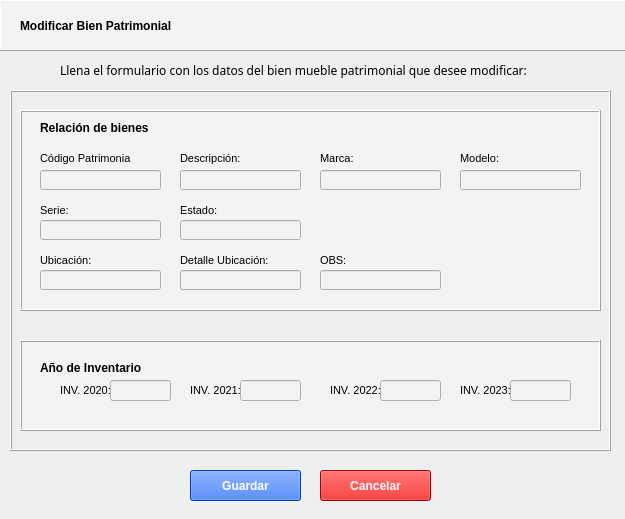
<?xml version="1.0" encoding="UTF-8"?>
<ui version="4.0">
 <class>WizardPage</class>
 <widget class="QWizardPage" name="WizardPage">
  <property name="geometry">
   <rect>
    <x>0</x>
    <y>0</y>
    <width>625</width>
    <height>519</height>
   </rect>
  </property>
  <property name="windowTitle">
   <string>WizardPage</string>
  </property>
  <widget class="QLabel" name="label_2">
   <property name="geometry">
    <rect>
     <x>60</x>
     <y>50</y>
     <width>511</width>
     <height>41</height>
    </rect>
   </property>
   <property name="font">
    <font>
     <family>Microsoft YaHei</family>
     <weight>50</weight>
     <bold>false</bold>
    </font>
   </property>
   <property name="tabletTracking">
    <bool>false</bool>
   </property>
   <property name="text">
    <string>Llena el formulario con los datos del bien mueble patrimonial que desee modificar:</string>
   </property>
   <property name="wordWrap">
    <bool>true</bool>
   </property>
   <property name="openExternalLinks">
    <bool>false</bool>
   </property>
  </widget>
  <widget class="QPushButton" name="pushButton">
   <property name="enabled">
    <bool>true</bool>
   </property>
   <property name="geometry">
    <rect>
     <x>190</x>
     <y>470</y>
     <width>111</width>
     <height>31</height>
    </rect>
   </property>
   <property name="minimumSize">
    <size>
     <width>0</width>
     <height>0</height>
    </size>
   </property>
   <property name="palette">
    <palette>
     <active>
      <colorrole role="Button">
       <brush brushstyle="SolidPattern">
        <color alpha="255">
         <red>0</red>
         <green>85</green>
         <blue>255</blue>
        </color>
       </brush>
      </colorrole>
      <colorrole role="ButtonText">
       <brush brushstyle="SolidPattern">
        <color alpha="255">
         <red>255</red>
         <green>255</green>
         <blue>255</blue>
        </color>
       </brush>
      </colorrole>
      <colorrole role="Base">
       <brush brushstyle="SolidPattern">
        <color alpha="255">
         <red>0</red>
         <green>85</green>
         <blue>255</blue>
        </color>
       </brush>
      </colorrole>
      <colorrole role="Window">
       <brush brushstyle="SolidPattern">
        <color alpha="255">
         <red>0</red>
         <green>85</green>
         <blue>255</blue>
        </color>
       </brush>
      </colorrole>
     </active>
     <inactive>
      <colorrole role="Button">
       <brush brushstyle="SolidPattern">
        <color alpha="255">
         <red>0</red>
         <green>85</green>
         <blue>255</blue>
        </color>
       </brush>
      </colorrole>
      <colorrole role="ButtonText">
       <brush brushstyle="SolidPattern">
        <color alpha="255">
         <red>255</red>
         <green>255</green>
         <blue>255</blue>
        </color>
       </brush>
      </colorrole>
      <colorrole role="Base">
       <brush brushstyle="SolidPattern">
        <color alpha="255">
         <red>0</red>
         <green>85</green>
         <blue>255</blue>
        </color>
       </brush>
      </colorrole>
      <colorrole role="Window">
       <brush brushstyle="SolidPattern">
        <color alpha="255">
         <red>0</red>
         <green>85</green>
         <blue>255</blue>
        </color>
       </brush>
      </colorrole>
     </inactive>
     <disabled>
      <colorrole role="Button">
       <brush brushstyle="SolidPattern">
        <color alpha="255">
         <red>0</red>
         <green>85</green>
         <blue>255</blue>
        </color>
       </brush>
      </colorrole>
      <colorrole role="ButtonText">
       <brush brushstyle="SolidPattern">
        <color alpha="255">
         <red>120</red>
         <green>120</green>
         <blue>120</blue>
        </color>
       </brush>
      </colorrole>
      <colorrole role="Base">
       <brush brushstyle="SolidPattern">
        <color alpha="255">
         <red>0</red>
         <green>85</green>
         <blue>255</blue>
        </color>
       </brush>
      </colorrole>
      <colorrole role="Window">
       <brush brushstyle="SolidPattern">
        <color alpha="255">
         <red>0</red>
         <green>85</green>
         <blue>255</blue>
        </color>
       </brush>
      </colorrole>
     </disabled>
    </palette>
   </property>
   <property name="font">
    <font>
     <weight>75</weight>
     <bold>true</bold>
    </font>
   </property>
   <property name="mouseTracking">
    <bool>false</bool>
   </property>
   <property name="tabletTracking">
    <bool>false</bool>
   </property>
   <property name="acceptDrops">
    <bool>false</bool>
   </property>
   <property name="toolTip">
    <string/>
   </property>
   <property name="statusTip">
    <string/>
   </property>
   <property name="styleSheet">
    <string notr="true">background-color: rgb(0, 85, 255);</string>
   </property>
   <property name="text">
    <string>Guardar</string>
   </property>
   <property name="checkable">
    <bool>false</bool>
   </property>
   <property name="default">
    <bool>false</bool>
   </property>
   <property name="flat">
    <bool>false</bool>
   </property>
  </widget>
  <widget class="QPushButton" name="pushButton_2">
   <property name="geometry">
    <rect>
     <x>320</x>
     <y>470</y>
     <width>111</width>
     <height>31</height>
    </rect>
   </property>
   <property name="palette">
    <palette>
     <active>
      <colorrole role="Button">
       <brush brushstyle="SolidPattern">
        <color alpha="255">
         <red>227</red>
         <green>0</green>
         <blue>0</blue>
        </color>
       </brush>
      </colorrole>
      <colorrole role="ButtonText">
       <brush brushstyle="SolidPattern">
        <color alpha="255">
         <red>255</red>
         <green>255</green>
         <blue>255</blue>
        </color>
       </brush>
      </colorrole>
      <colorrole role="Base">
       <brush brushstyle="SolidPattern">
        <color alpha="255">
         <red>227</red>
         <green>0</green>
         <blue>0</blue>
        </color>
       </brush>
      </colorrole>
      <colorrole role="Window">
       <brush brushstyle="SolidPattern">
        <color alpha="255">
         <red>227</red>
         <green>0</green>
         <blue>0</blue>
        </color>
       </brush>
      </colorrole>
     </active>
     <inactive>
      <colorrole role="Button">
       <brush brushstyle="SolidPattern">
        <color alpha="255">
         <red>227</red>
         <green>0</green>
         <blue>0</blue>
        </color>
       </brush>
      </colorrole>
      <colorrole role="ButtonText">
       <brush brushstyle="SolidPattern">
        <color alpha="255">
         <red>255</red>
         <green>255</green>
         <blue>255</blue>
        </color>
       </brush>
      </colorrole>
      <colorrole role="Base">
       <brush brushstyle="SolidPattern">
        <color alpha="255">
         <red>227</red>
         <green>0</green>
         <blue>0</blue>
        </color>
       </brush>
      </colorrole>
      <colorrole role="Window">
       <brush brushstyle="SolidPattern">
        <color alpha="255">
         <red>227</red>
         <green>0</green>
         <blue>0</blue>
        </color>
       </brush>
      </colorrole>
     </inactive>
     <disabled>
      <colorrole role="Button">
       <brush brushstyle="SolidPattern">
        <color alpha="255">
         <red>227</red>
         <green>0</green>
         <blue>0</blue>
        </color>
       </brush>
      </colorrole>
      <colorrole role="ButtonText">
       <brush brushstyle="SolidPattern">
        <color alpha="255">
         <red>120</red>
         <green>120</green>
         <blue>120</blue>
        </color>
       </brush>
      </colorrole>
      <colorrole role="Base">
       <brush brushstyle="SolidPattern">
        <color alpha="255">
         <red>227</red>
         <green>0</green>
         <blue>0</blue>
        </color>
       </brush>
      </colorrole>
      <colorrole role="Window">
       <brush brushstyle="SolidPattern">
        <color alpha="255">
         <red>227</red>
         <green>0</green>
         <blue>0</blue>
        </color>
       </brush>
      </colorrole>
     </disabled>
    </palette>
   </property>
   <property name="font">
    <font>
     <weight>75</weight>
     <bold>true</bold>
    </font>
   </property>
   <property name="styleSheet">
    <string notr="true">background-color: rgb(227, 0, 0);</string>
   </property>
   <property name="text">
    <string>Cancelar</string>
   </property>
   <property name="default">
    <bool>false</bool>
   </property>
   <property name="flat">
    <bool>false</bool>
   </property>
  </widget>
  <widget class="QFrame" name="frame">
   <property name="geometry">
    <rect>
     <x>0</x>
     <y>0</y>
     <width>641</width>
     <height>51</height>
    </rect>
   </property>
   <property name="tabletTracking">
    <bool>false</bool>
   </property>
   <property name="toolTip">
    <string/>
   </property>
   <property name="autoFillBackground">
    <bool>false</bool>
   </property>
   <property name="styleSheet">
    <string notr="true">background-color: rgb(243, 243, 243);</string>
   </property>
   <property name="frameShape">
    <enum>QFrame::Panel</enum>
   </property>
   <property name="frameShadow">
    <enum>QFrame::Raised</enum>
   </property>
   <widget class="QLabel" name="label">
    <property name="geometry">
     <rect>
      <x>20</x>
      <y>10</y>
      <width>451</width>
      <height>31</height>
     </rect>
    </property>
    <property name="font">
     <font>
      <family>Microsoft YaHei UI</family>
      <pointsize>9</pointsize>
      <weight>75</weight>
      <bold>true</bold>
     </font>
    </property>
    <property name="frameShadow">
     <enum>QFrame::Sunken</enum>
    </property>
    <property name="lineWidth">
     <number>0</number>
    </property>
    <property name="midLineWidth">
     <number>1</number>
    </property>
    <property name="text">
     <string>Modificar Bien Patrimonial</string>
    </property>
    <property name="wordWrap">
     <bool>true</bool>
    </property>
   </widget>
  </widget>
  <widget class="QFrame" name="frame_4">
   <property name="geometry">
    <rect>
     <x>10</x>
     <y>90</y>
     <width>601</width>
     <height>361</height>
    </rect>
   </property>
   <property name="font">
    <font>
     <strikeout>false</strikeout>
    </font>
   </property>
   <property name="frameShape">
    <enum>QFrame::Box</enum>
   </property>
   <property name="frameShadow">
    <enum>QFrame::Raised</enum>
   </property>
   <widget class="QFrame" name="frame_3">
    <property name="geometry">
     <rect>
      <x>10</x>
      <y>20</y>
      <width>581</width>
      <height>201</height>
     </rect>
    </property>
    <property name="palette">
     <palette>
      <active>
       <colorrole role="Button">
        <brush brushstyle="SolidPattern">
         <color alpha="255">
          <red>243</red>
          <green>243</green>
          <blue>243</blue>
         </color>
        </brush>
       </colorrole>
       <colorrole role="Base">
        <brush brushstyle="SolidPattern">
         <color alpha="255">
          <red>243</red>
          <green>243</green>
          <blue>243</blue>
         </color>
        </brush>
       </colorrole>
       <colorrole role="Window">
        <brush brushstyle="SolidPattern">
         <color alpha="255">
          <red>243</red>
          <green>243</green>
          <blue>243</blue>
         </color>
        </brush>
       </colorrole>
      </active>
      <inactive>
       <colorrole role="Button">
        <brush brushstyle="SolidPattern">
         <color alpha="255">
          <red>243</red>
          <green>243</green>
          <blue>243</blue>
         </color>
        </brush>
       </colorrole>
       <colorrole role="Base">
        <brush brushstyle="SolidPattern">
         <color alpha="255">
          <red>243</red>
          <green>243</green>
          <blue>243</blue>
         </color>
        </brush>
       </colorrole>
       <colorrole role="Window">
        <brush brushstyle="SolidPattern">
         <color alpha="255">
          <red>243</red>
          <green>243</green>
          <blue>243</blue>
         </color>
        </brush>
       </colorrole>
      </inactive>
      <disabled>
       <colorrole role="Button">
        <brush brushstyle="SolidPattern">
         <color alpha="255">
          <red>243</red>
          <green>243</green>
          <blue>243</blue>
         </color>
        </brush>
       </colorrole>
       <colorrole role="Base">
        <brush brushstyle="SolidPattern">
         <color alpha="255">
          <red>243</red>
          <green>243</green>
          <blue>243</blue>
         </color>
        </brush>
       </colorrole>
       <colorrole role="Window">
        <brush brushstyle="SolidPattern">
         <color alpha="255">
          <red>243</red>
          <green>243</green>
          <blue>243</blue>
         </color>
        </brush>
       </colorrole>
      </disabled>
     </palette>
    </property>
    <property name="tabletTracking">
     <bool>false</bool>
    </property>
    <property name="toolTip">
     <string/>
    </property>
    <property name="autoFillBackground">
     <bool>false</bool>
    </property>
    <property name="styleSheet">
     <string notr="true">background-color: rgb(243, 243, 243);</string>
    </property>
    <property name="frameShape">
     <enum>QFrame::Box</enum>
    </property>
    <property name="frameShadow">
     <enum>QFrame::Raised</enum>
    </property>
    <widget class="QLabel" name="label_4">
     <property name="geometry">
      <rect>
       <x>20</x>
       <y>10</y>
       <width>111</width>
       <height>16</height>
      </rect>
     </property>
     <property name="font">
      <font>
       <weight>75</weight>
       <bold>true</bold>
      </font>
     </property>
     <property name="text">
      <string>Relación de bienes</string>
     </property>
     <property name="wordWrap">
      <bool>true</bool>
     </property>
    </widget>
    <widget class="QLabel" name="label_6">
     <property name="geometry">
      <rect>
       <x>20</x>
       <y>40</y>
       <width>91</width>
       <height>16</height>
      </rect>
     </property>
     <property name="font">
      <font>
       <pointsize>8</pointsize>
      </font>
     </property>
     <property name="text">
      <string>Código Patrimonial:</string>
     </property>
    </widget>
    <widget class="QLabel" name="label_7">
     <property name="geometry">
      <rect>
       <x>20</x>
       <y>90</y>
       <width>31</width>
       <height>20</height>
      </rect>
     </property>
     <property name="font">
      <font>
       <pointsize>8</pointsize>
      </font>
     </property>
     <property name="text">
      <string>Serie:</string>
     </property>
    </widget>
    <widget class="QLabel" name="label_8">
     <property name="geometry">
      <rect>
       <x>160</x>
       <y>40</y>
       <width>91</width>
       <height>16</height>
      </rect>
     </property>
     <property name="font">
      <font>
       <pointsize>8</pointsize>
      </font>
     </property>
     <property name="text">
      <string>Descripción:</string>
     </property>
    </widget>
    <widget class="QLabel" name="label_9">
     <property name="geometry">
      <rect>
       <x>160</x>
       <y>90</y>
       <width>41</width>
       <height>20</height>
      </rect>
     </property>
     <property name="font">
      <font>
       <pointsize>8</pointsize>
      </font>
     </property>
     <property name="text">
      <string>Estado:</string>
     </property>
    </widget>
    <widget class="QLabel" name="label_10">
     <property name="geometry">
      <rect>
       <x>300</x>
       <y>40</y>
       <width>61</width>
       <height>16</height>
      </rect>
     </property>
     <property name="font">
      <font>
       <pointsize>8</pointsize>
      </font>
     </property>
     <property name="text">
      <string>Marca:</string>
     </property>
    </widget>
    <widget class="QLabel" name="label_11">
     <property name="geometry">
      <rect>
       <x>440</x>
       <y>40</y>
       <width>61</width>
       <height>16</height>
      </rect>
     </property>
     <property name="font">
      <font>
       <pointsize>8</pointsize>
      </font>
     </property>
     <property name="text">
      <string>Modelo:</string>
     </property>
    </widget>
    <widget class="QLineEdit" name="lineEdit_6">
     <property name="geometry">
      <rect>
       <x>440</x>
       <y>60</y>
       <width>121</width>
       <height>20</height>
      </rect>
     </property>
    </widget>
    <widget class="QLineEdit" name="lineEdit_7">
     <property name="geometry">
      <rect>
       <x>300</x>
       <y>60</y>
       <width>121</width>
       <height>20</height>
      </rect>
     </property>
    </widget>
    <widget class="QLineEdit" name="lineEdit_8">
     <property name="geometry">
      <rect>
       <x>160</x>
       <y>60</y>
       <width>121</width>
       <height>20</height>
      </rect>
     </property>
    </widget>
    <widget class="QLineEdit" name="lineEdit_9">
     <property name="geometry">
      <rect>
       <x>20</x>
       <y>60</y>
       <width>121</width>
       <height>20</height>
      </rect>
     </property>
    </widget>
    <widget class="QLineEdit" name="lineEdit_10">
     <property name="geometry">
      <rect>
       <x>160</x>
       <y>110</y>
       <width>121</width>
       <height>20</height>
      </rect>
     </property>
    </widget>
    <widget class="QLineEdit" name="lineEdit_11">
     <property name="geometry">
      <rect>
       <x>20</x>
       <y>110</y>
       <width>121</width>
       <height>20</height>
      </rect>
     </property>
    </widget>
    <widget class="QLabel" name="label_13">
     <property name="geometry">
      <rect>
       <x>20</x>
       <y>140</y>
       <width>71</width>
       <height>20</height>
      </rect>
     </property>
     <property name="font">
      <font>
       <pointsize>8</pointsize>
      </font>
     </property>
     <property name="text">
      <string>Ubicación:</string>
     </property>
    </widget>
    <widget class="QLineEdit" name="lineEdit_13">
     <property name="geometry">
      <rect>
       <x>20</x>
       <y>160</y>
       <width>121</width>
       <height>20</height>
      </rect>
     </property>
    </widget>
    <widget class="QLabel" name="label_15">
     <property name="geometry">
      <rect>
       <x>160</x>
       <y>140</y>
       <width>111</width>
       <height>20</height>
      </rect>
     </property>
     <property name="font">
      <font>
       <pointsize>8</pointsize>
      </font>
     </property>
     <property name="text">
      <string>Detalle Ubicación:</string>
     </property>
    </widget>
    <widget class="QLineEdit" name="lineEdit_15">
     <property name="geometry">
      <rect>
       <x>160</x>
       <y>160</y>
       <width>121</width>
       <height>20</height>
      </rect>
     </property>
    </widget>
    <widget class="QLabel" name="label_17">
     <property name="geometry">
      <rect>
       <x>300</x>
       <y>140</y>
       <width>111</width>
       <height>20</height>
      </rect>
     </property>
     <property name="font">
      <font>
       <pointsize>8</pointsize>
      </font>
     </property>
     <property name="text">
      <string>OBS:</string>
     </property>
    </widget>
    <widget class="QLineEdit" name="lineEdit_16">
     <property name="geometry">
      <rect>
       <x>300</x>
       <y>160</y>
       <width>121</width>
       <height>20</height>
      </rect>
     </property>
    </widget>
   </widget>
   <widget class="QFrame" name="frame_2">
    <property name="geometry">
     <rect>
      <x>10</x>
      <y>250</y>
      <width>581</width>
      <height>91</height>
     </rect>
    </property>
    <property name="tabletTracking">
     <bool>false</bool>
    </property>
    <property name="toolTip">
     <string/>
    </property>
    <property name="autoFillBackground">
     <bool>false</bool>
    </property>
    <property name="styleSheet">
     <string notr="true">background-color: rgb(243, 243, 243);</string>
    </property>
    <property name="frameShape">
     <enum>QFrame::Box</enum>
    </property>
    <property name="frameShadow">
     <enum>QFrame::Raised</enum>
    </property>
    <widget class="QLabel" name="label_12">
     <property name="geometry">
      <rect>
       <x>40</x>
       <y>40</y>
       <width>51</width>
       <height>20</height>
      </rect>
     </property>
     <property name="font">
      <font>
       <pointsize>8</pointsize>
      </font>
     </property>
     <property name="text">
      <string>INV. 2020:</string>
     </property>
    </widget>
    <widget class="QLabel" name="label_5">
     <property name="geometry">
      <rect>
       <x>20</x>
       <y>20</y>
       <width>111</width>
       <height>16</height>
      </rect>
     </property>
     <property name="font">
      <font>
       <weight>75</weight>
       <bold>true</bold>
      </font>
     </property>
     <property name="text">
      <string>Año de Inventario</string>
     </property>
     <property name="wordWrap">
      <bool>true</bool>
     </property>
    </widget>
    <widget class="QLabel" name="label_18">
     <property name="geometry">
      <rect>
       <x>170</x>
       <y>40</y>
       <width>51</width>
       <height>20</height>
      </rect>
     </property>
     <property name="font">
      <font>
       <pointsize>8</pointsize>
      </font>
     </property>
     <property name="text">
      <string>INV. 2021:</string>
     </property>
    </widget>
    <widget class="QLineEdit" name="lineEdit_17">
     <property name="geometry">
      <rect>
       <x>220</x>
       <y>40</y>
       <width>61</width>
       <height>21</height>
      </rect>
     </property>
    </widget>
    <widget class="QLabel" name="label_19">
     <property name="geometry">
      <rect>
       <x>310</x>
       <y>40</y>
       <width>51</width>
       <height>20</height>
      </rect>
     </property>
     <property name="font">
      <font>
       <pointsize>8</pointsize>
      </font>
     </property>
     <property name="text">
      <string>INV. 2022:</string>
     </property>
    </widget>
    <widget class="QLineEdit" name="lineEdit_18">
     <property name="geometry">
      <rect>
       <x>360</x>
       <y>40</y>
       <width>61</width>
       <height>21</height>
      </rect>
     </property>
    </widget>
    <widget class="QLabel" name="label_20">
     <property name="geometry">
      <rect>
       <x>440</x>
       <y>40</y>
       <width>51</width>
       <height>20</height>
      </rect>
     </property>
     <property name="font">
      <font>
       <pointsize>8</pointsize>
      </font>
     </property>
     <property name="text">
      <string>INV. 2023:</string>
     </property>
    </widget>
    <widget class="QLineEdit" name="lineEdit_19">
     <property name="geometry">
      <rect>
       <x>490</x>
       <y>40</y>
       <width>61</width>
       <height>21</height>
      </rect>
     </property>
    </widget>
    <widget class="QLineEdit" name="lineEdit_12">
     <property name="geometry">
      <rect>
       <x>90</x>
       <y>40</y>
       <width>61</width>
       <height>21</height>
      </rect>
     </property>
    </widget>
   </widget>
  </widget>
  <widget class="QLabel" name="label_16">
   <property name="geometry">
    <rect>
     <x>0</x>
     <y>0</y>
     <width>641</width>
     <height>591</height>
    </rect>
   </property>
   <property name="text">
    <string/>
   </property>
   <property name="pixmap">
    <pixmap>Fondo.jpeg</pixmap>
   </property>
  </widget>
  <zorder>label_16</zorder>
  <zorder>frame</zorder>
  <zorder>label_2</zorder>
  <zorder>pushButton</zorder>
  <zorder>pushButton_2</zorder>
  <zorder>frame_4</zorder>
 </widget>
 <resources/>
 <connections/>
</ui>
